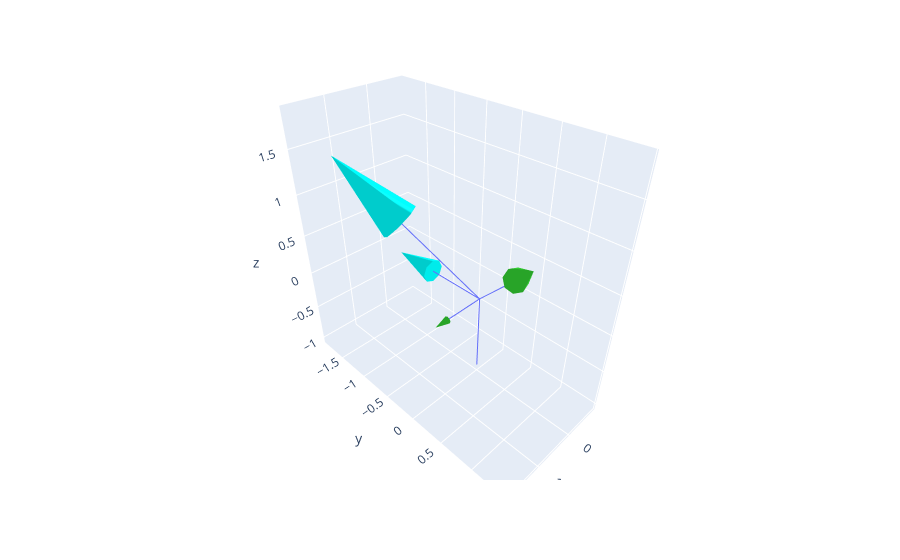

The notebook cell this image was saved under:
### Markdown cell above
## Visualization 
The green pair is the Initial Bi-Vector, the Blue being the final.
The unconed line segment represents the axis about which the rotation takes place.

### Code cell
O = vctr.Vector(0,0,0)
XYZ = np.array([u1.array(),O.array(),u2.array(),O.array(),v1.array(),O.array(),v2.array(),O.array(),Axis.array(),O.array()])
data2 = {'Dimension': ['X','Y','Z'],
         'u1' : XYZ[0,:],
         'u2' : XYZ[2,:],
         'v1' : XYZ[4,:],
         'v2' : XYZ[6,:],
         'n'  : XYZ[8,:]    
}
df2 = pd.DataFrame(data2, columns = ['Name','u1','u2','v1','v2', 'n'])
data2 = {'Dimension': ['X','Y','Z'],
         'u1' : XYZ[0,:],
         'u2' : XYZ[2,:],
         'v1' : XYZ[4,:],
         'v2' : XYZ[6,:],
         'n'  : XYZ[8,:]    
}
df2 = pd.DataFrame(data2, columns = ['Name','u1','u2','v1','v2', 'n'])
fig = go.Figure()

fig = px.line_3d(x=XYZ[:,0], y=XYZ[:,1], z=XYZ[:,2])

data1=go.Cone(x=XYZ[[0,4],0], y=XYZ[[0,4],1], z=XYZ[[0,4],2], u=XYZ[[0,4],0], v=XYZ[[0,4],1], w=XYZ[[0,4],2],colorscale = [[0, 'limegreen'],[1, 'limegreen']],sizemode="scaled",name = "Bi-Vector 1",showscale=False)
fig.add_trace(data1)
data2=go.Cone(x=XYZ[[2,6],0], y=XYZ[[2,6],1], z=XYZ[[2,6],2], u=XYZ[[2,6],0], v=XYZ[[2,6],1], w=XYZ[[2,6],2],colorscale = [[0, 'aqua'],[1, 'aqua']],sizemode="scaled",name = "Bi-Vector 2", showscale=False)
fig.add_trace(data2)
data3=go.Cone(x=Axis.array()[0].reshape(1,1), y=Axis.array()[1].reshape(1,1), z=Axis.array()[2].reshape(1,1), u=Axis.array()[0].reshape(1,1), v=Axis.array()[1].reshape(1,1), w=Axis.array()[2].reshape(1,1),name = "Axis", showscale=False)
fig.add_trace(data3)

fig.show()

### Figure 1 — Plotly figure (JSON) as saved in the notebook; plotly's stock layout.template omitted (floating-point values rounded to 4 significant figures)
{"data": [{"hoverlabel": {"namelength": 0}, "hovertemplate": "x=%{x}<br>y=%{y}<br>z=%{z}", "legendgroup": "", "line": {"color": "#636efa", "dash": "solid"}, "mode": "lines", "name": "", "scene": "scene", "showlegend": false, "type": "scatter3d", "x": [1, 0, 1, 0, 1, 0, 0, 0, 0, 0], "y": [1, 0, -1, 0, 0, 0, -1, 0, 0, 0], "z": [1, 0, 1, 0, 0, 0, 0, 0, -1, 0]}, {"colorscale": [[0, "limegreen"], [1, "limegreen"]], "name": "Bi-Vector 1", "showscale": false, "sizemode": "scaled", "type": "cone", "u": [1, 1], "v": [1, 0], "w": [1, 0], "x": [1, 1], "y": [1, 0], "z": [1, 0]}, {"colorscale": [[0, "aqua"], [1, "aqua"]], "name": "Bi-Vector 2", "showscale": false, "sizemode": "scaled", "type": "cone", "u": [1, 0], "v": [-1, -1], "w": [1, 0], "x": [1, 0], "y": [-1, -1], "z": [1, 0]}, {"name": "Axis", "showscale": false, "type": "cone", "u": [[0]], "v": [[0]], "w": [[-1]], "x": [[0]], "y": [[0]], "z": [[-1]]}], "layout": {"legend": {"tracegroupgap": 0}, "margin": {"t": 60}, "scene": {"domain": {"x": [0, 1], "y": [0, 1]}, "xaxis": {"title": {"text": "x"}}, "yaxis": {"title": {"text": "y"}}, "zaxis": {"title": {"text": "z"}}}}}
